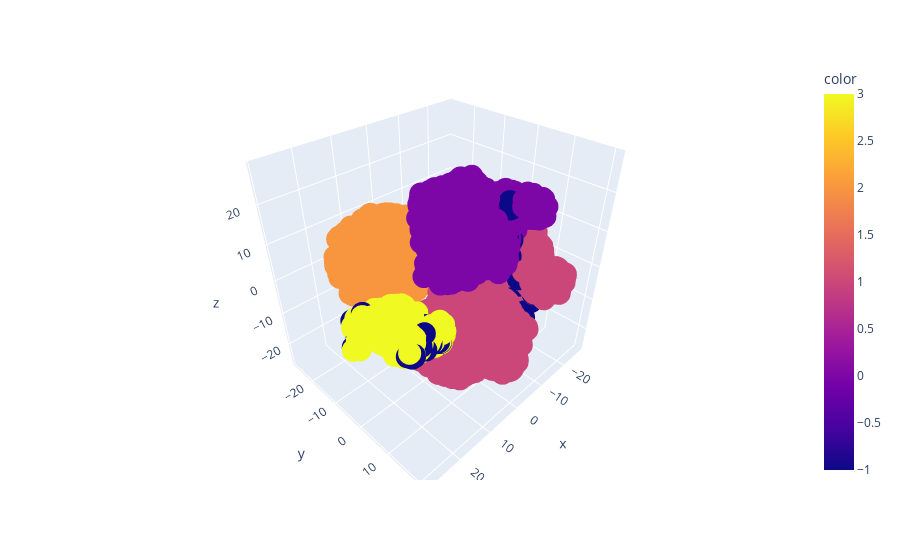

Notebook source saved alongside this figure:
### Code cell
tsne2 = TSNE(n_components=3, random_state=42).fit_transform(X_std)
px.scatter_3d(x=tsne2[:,0], y=tsne2[:,1], z=tsne2[:,2], color=labels)

### Figure 1 — Plotly figure (JSON) as saved in the notebook; plotly's stock layout.template omitted (floating-point values rounded to 4 significant figures; data arrays with more than 128 entries replaced by an {"elided": "..."} marker saying what was removed)
{"data": [{"hovertemplate": "x=%{x}<br>y=%{y}<br>z=%{z}<br>color=%{marker.color}<extra></extra>", "legendgroup": "", "marker": {"color": {"elided": "11814 int values"}, "coloraxis": "coloraxis", "symbol": "circle"}, "mode": "markers", "name": "", "scene": "scene", "showlegend": false, "type": "scatter3d", "x": {"elided": "11814 float values"}, "y": {"elided": "11814 float values"}, "z": {"elided": "11814 float values"}}], "layout": {"coloraxis": {"colorbar": {"title": {"text": "color"}}, "colorscale": [[0, "#0d0887"], [0.1111, "#46039f"], [0.2222, "#7201a8"], [0.3333, "#9c179e"], [0.4444, "#bd3786"], [0.5556, "#d8576b"], [0.6667, "#ed7953"], [0.7778, "#fb9f3a"], [0.8889, "#fdca26"], [1, "#f0f921"]]}, "legend": {"tracegroupgap": 0}, "margin": {"t": 60}, "scene": {"domain": {"x": [0, 1], "y": [0, 1]}, "xaxis": {"title": {"text": "x"}}, "yaxis": {"title": {"text": "y"}}, "zaxis": {"title": {"text": "z"}}}}}
